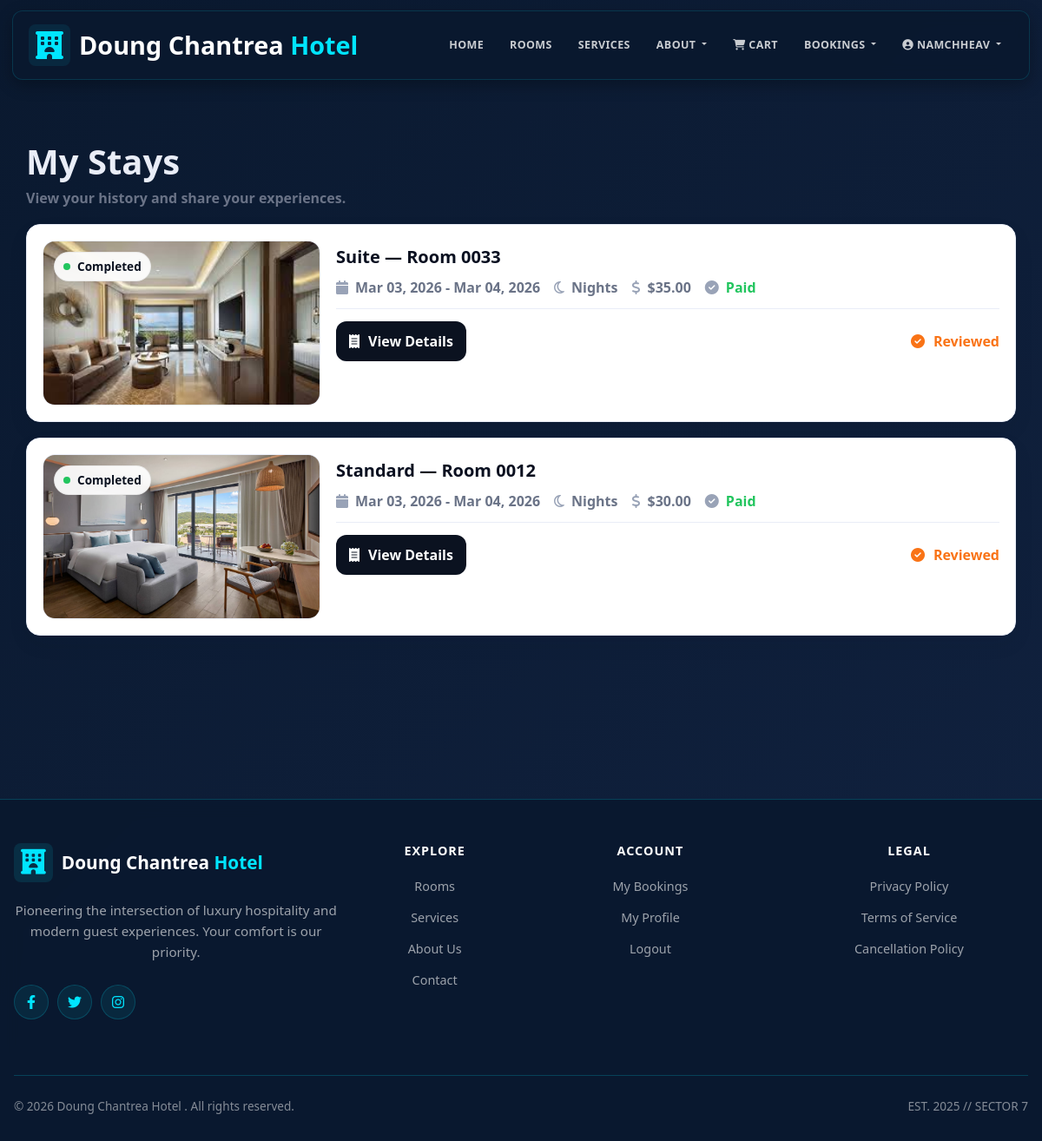
The app's page /my-reservations/ (signed in) with its own data.
### hotel/models.py (models this page shows, shortened)
class Reservation(models.Model):
    id = models.AutoField(primary_key=True)
    STATUS_CHOICES = [
        ('Pending', 'Pending'),
        ('Confirmed', 'Confirmed'),
        ('Checked In', 'Checked In'),
        ('Checked Out', 'Checked Out'),
        ('Cancelled', 'Cancelled'),
    ]
    guest = models.ForeignKey(Guest, on_delete=models.CASCADE, related_name='reservations')
    room = models.ForeignKey(Room, on_delete=models.CASCADE, related_name='reservations')
    handled_by = models.ForeignKey('Staff', on_delete=models.SET_NULL, null=True, blank=True, related_name='handled_reservations')
    check_in_date = models.DateField()
    check_out_date = models.DateField()
    booking_date = models.DateTimeField(auto_now_add=True)
    status = models.CharField(max_length=20, choices=STATUS_CHOICES, default='Pending')
    is_online_booking = models.BooleanField(default=True)
    number_of_guests = models.IntegerField(default=1, validators=[MinValueValidator(1)])
    special_requests = models.TextField(blank=True, null=True)
    total_price = models.DecimalField(max_digits=10, decimal_places=2, default=0, validators=[MinValueValidator(0)])
    class Meta:
        ordering = ['-booking_date']

class Room(models.Model):
    id = models.AutoField(primary_key=True)
    STATUS_CHOICES = [
        ('Available', 'Available'),
        ('Booked', 'Booked'),
        ('Maintenance', 'Maintenance'),
    ]
    room_number = models.CharField(max_length=10, unique=True)
    category = models.ForeignKey(RoomCategory, on_delete=models.CASCADE, related_name='rooms')
    assigned_staff = models.ForeignKey('Staff', on_delete=models.SET_NULL, null=True, blank=True, related_name='assigned_rooms')
    status = models.CharField(max_length=15, choices=STATUS_CHOICES, default='Available')
    floor = models.IntegerField(default=1, validators=[MinValueValidator(1), MaxValueValidator(100)])
    max_occupancy = models.IntegerField(default=2, validators=[MinValueValidator(1)])
    price = models.DecimalField(max_digits=10, decimal_places=2, null=True, blank=True, validators=[MinValueValidator(0)], help_text="Room-specific price (leave blank to use category base price)")
    amenities = models.TextField(default="WiFi, AC, TV", help_text="Comma-separated list of amenities")
    description = models.TextField(blank=True, null=True)
    image = models.ImageField(upload_to='rooms/', blank=True, null=True)
    created_at = models.DateTimeField(default=timezone.now)
    class Meta:
        ordering = ['room_number']

class RoomCategory(models.Model):
    id = models.AutoField(primary_key=True)
    category_name = models.CharField(max_length=50, unique=True)
    class Meta:
        verbose_name_plural = "Room Categories"

### hotel/views.py (the view)
# urls.py: path('my-reservations/', views.my_reservations, name='my_reservations'),
@login_required(login_url='login')
def my_reservations(request):
    try:
        guest = request.user.guest
        reservations = guest.reservations.select_related("room", "room__category").all()
        from .models import RoomRating
        reviewed_res_ids = set(
            RoomRating.objects.filter(user=request.user, reservation__guest=guest)
            .values_list("reservation_id", flat=True)
        )
        pending_reservations = guest.reservations.exclude(payment__payment_status__in=['Completed', 'Refunded'])
    except Guest.DoesNotExist:
        reservations = []
        reviewed_res_ids = set()
        pending_reservations = None
    context = {
        "reservations": reservations,
        "reviewed_res_ids": reviewed_res_ids,
        "pending_reservations": pending_reservations,
    }
    return render(request, "hotel/html/my_reservations.html", context)

### hotel/templates/hotel/html/my_reservations.html (shortened to what this page needs)
{% extends 'hotel/html/base.html' %}
{% load static %}
{% block content %}
<div class="container stays-wrap">
  <div class="stays-head">
    <h1>My Stays</h1>
    <p>View your history and share your experiences.</p>
  </div>
  {% if reservations %}
    {% for r in reservations %}
      <div class="stay-card">
        <div class="stay-inner">
          <div class="stay-media">
            {% if r.status == 'Checked Out' %}
              <span class="pill completed"><span class="dot"></span> Completed</span>
            {% elif r.status == 'Confirmed' %}
              <span class="pill confirmed"><span class="dot"></span> Confirmed</span>
            {% elif r.status == 'Cancelled' %}
              <span class="pill cancelled"><span class="dot"></span> Cancelled</span>
            {% else %}
              <span class="pill pending"><span class="dot"></span> {{ r.status }}</span>
            {% endif %}
            {% if r.room.image %}
              <img src="{{ r.room.image.url }}" alt="Room image">
            {% else %}
              <img src="{% static 'hotel/img/hero.png' %}" alt="Room image">
            {% endif %}
          </div>
          <div>
            <div class="stay-title">
              {{ r.room.category.category_name }} — Room {{ r.room.room_number }}
            </div>
            <div class="stay-meta">
              <span class="meta-item">
                <i class="fas fa-calendar"></i>
                {{ r.check_in_date|date:"M d, Y" }} - {{ r.check_out_date|date:"M d, Y" }}
              </span>
              <span class="meta-item">
                <i class="far fa-moon"></i>
                {{ r.nights }} Nights
              </span>
              <span class="meta-item">
                <i class="fas fa-dollar-sign"></i>
                ${{ r.total_price }}
              </span>
              {% if r.payment %}
                {% if r.payment.payment_status == 'Completed' %}
                  <span class="meta-item" style="color: var(--success);">
                    <i class="fas fa-check-circle"></i> Paid
                  </span>
                {% else %}
                  <span class="meta-item" style="color: var(--danger);">
                    <i class="fas fa-exclamation-circle"></i> Payment Pending
                  </span>
                {% endif %}
              {% else %}
                <span class="meta-item" style="color: var(--danger);">
                  <i class="fas fa-exclamation-circle"></i> Payment Pending
                </span>
              {% endif %}
            </div>
            <div class="stay-actions">
              <a class="btnx btn-dark" href="{% url 'reservation_detail' r.id %}">
                <i class="fas fa-receipt"></i> View Details
              </a>
              {% if r.id in reviewed_res_ids %}
                <span class="reviewed">
                  <i class="fas fa-check-circle"></i> Reviewed
                </span>
              {% endif %}
            </div>
          </div>
        </div>
      </div>
    {% endfor %}
  {% else %}
    <div class="alert alert-info">
      <i class="fas fa-info-circle"></i> You don't have any reservations yet.
      <a href="{% url 'room_list' %}" class="btn btn-sm btn-primary">Browse Rooms</a>
    </div>
  {% endif %}
</div>
{% endblock %}

### hotel/templates/hotel/html/base.html (shortened to what this page needs)
{% load static %}
<!DOCTYPE html>
<html lang="en">
<head>
    <link href="https://cdn.jsdelivr.net/npm/bootstrap@5.3.0/dist/css/bootstrap.min.css" rel="stylesheet">
    <link rel="stylesheet" href="https://cdnjs.cloudflare.com/ajax/libs/font-awesome/6.4.0/css/all.min.css">
    <link rel="stylesheet" href="{% static 'hotel/css/home.css' %}">
</head>
<body>
    <nav class="navbar navbar-expand-lg navbar-dark">
        <div class="container-lg">
            <a class="navbar-brand" href="{% url 'guest_home' %}">
                <i class="fas fa-hotel"></i>
                <span class="brand-text">Doung Chantrea <span class="highlight">Hotel</span></span>
            </a>
            <div class="collapse navbar-collapse" id="navbarNav">
                <ul class="navbar-nav ms-auto align-items-center">
                    <li class="nav-item">
                        <a class="nav-link {% if request.resolver_match.url_name == 'guest_home' %}active{% endif %}" href="{% url 'guest_home' %}">Home</a>
                    </li>
                    <li class="nav-item">
                        <a class="nav-link {% if request.resolver_match.url_name == 'room_list' %}active{% endif %}" href="{% url 'room_list' %}">Rooms</a>
                    </li>
                    <li class="nav-item">
                        <a class="nav-link {% if request.resolver_match.url_name == 'service' %}active{% endif %}" href="{% url 'service' %}">Services</a>
                    </li>
                    <li class="nav-item dropdown">
                        <a class="nav-link dropdown-toggle {% if request.resolver_match.url_name == 'about' %}active{% endif %}" href="#" id="aboutDropdown"
                        role="button" data-bs-toggle="dropdown">
                            About
                        </a>
                    </li>
                    {% if user.is_authenticated %}
                        <li class="nav-item">
                            <a class="nav-link {% if request.resolver_match.url_name == 'view_cart' %}active{% endif %}" href="{% url 'view_cart' %}" style="position: relative;">
                                <i class="fas fa-shopping-cart"></i> Cart
                            </a>
                        </li>
                        <li class="nav-item dropdown">
                        <a class="nav-link dropdown-toggle {% if request.resolver_match.url_name == 'about' %}active{% endif %}" href="#" id="aboutDropdown"
                        role="button" data-bs-toggle="dropdown">
                            Bookings
                        </a>
                        </li>
                        <li class="nav-item dropdown">
                            <a class="nav-link dropdown-toggle" href="#" id="userDropdown" role="button" data-bs-toggle="dropdown">
                                <i class="fas fa-user-circle"></i> {{ user.username }}
                            </a>
                        </li>
                    {% endif %}
                </ul>
            </div>
        </div>
    </nav>
    <main>
        <div class="container-lg">
            {% block content %}{% endblock %}
        </div>
    </main>
    <footer>
        <div class="container-lg">
            <div class="row">
                <div class="col-lg-4 mb-4">
                    <div class="footer-brand">
                        <i class="fas fa-hotel"></i>
                        <span class="brand-text">Doung Chantrea <span class="highlight">Hotel</span></span>
                    </div>
                    <p class="footer-description">
                        Pioneering the intersection of luxury hospitality and modern guest experiences. Your comfort is our priority.
                    </p>
                    <div class="social-icons">
                        <a href="#"><i class="fab fa-facebook-f"></i></a>
                        <a href="#"><i class="fab fa-twitter"></i></a>
                        <a href="#"><i class="fab fa-instagram"></i></a>
                    </div>
                </div>
                <div class="col-lg-2 col-md-6 mb-4 footer-section">
                    <h5>Explore</h5>
                    <ul class="footer-links">
                        <li><a href="{% url 'room_list' %}">Rooms</a></li>
                        <li><a href="{% url 'service' %}">Services</a></li>
                        <li><a href="{% url 'about' %}">About Us</a></li>
                        <li><a href="{% url 'contact' %}">Contact</a></li>
                    </ul>
                </div>
                <div class="col-lg-3 col-md-6 mb-4 footer-section">
                    <h5>Account</h5>
                    <ul class="footer-links">
                        {% if user.is_authenticated %}
                            <li><a href="{% url 'my_reservations' %}">My Bookings</a></li>
                            <li><a href="{% url 'user_profile' %}">My Profile</a></li>
                            <li><a class="logout-link" href="#" data-logout-url="{% url 'logout' %}">Logout</a></li>
                        {% else %}
                            <li><a href="{% url 'login' %}">Login</a></li>
                            <li><a href="{% url 'register' %}">Register</a></li>
                        {% endif %}
                    </ul>
                </div>
                <div class="col-lg-3 col-md-6 mb-4 footer-section">
                    <h5>Legal</h5>
                    <ul class="footer-links">
                        <li><a href="#">Privacy Policy</a></li>
                        <li><a href="#">Terms of Service</a></li>
                        <li><a href="#">Cancellation Policy</a></li>
                    </ul>
                </div>
            </div>
            <div class="footer-bottom">
                <div class="footer-meta">
                    <div>&copy; 2026 Doung Chantrea Hotel . All rights reserved.</div>
                    <div>EST. 2025 // SECTOR 7</div>
                </div>
            </div>
        </div>
    </footer>
</body>
</html>

### records on screen
Reservation: status "Checked Out" (drawn), room.image (picture), room.category.category_name "Suite", room.room_number "0033", check_in_date "Mar 03, 2026", check_out_date "Mar 04, 2026", total_price "35.00", shows "Paid", shows "Reviewed"
Reservation: status "Checked Out" (drawn), room.image (picture), room.category.category_name "Standard", room.room_number "0012", check_in_date "Mar 03, 2026", check_out_date "Mar 04, 2026", total_price "30.00", shows "Paid", shows "Reviewed"

### other values on screen
{{ user.username }} "NAMCHHEAV"
